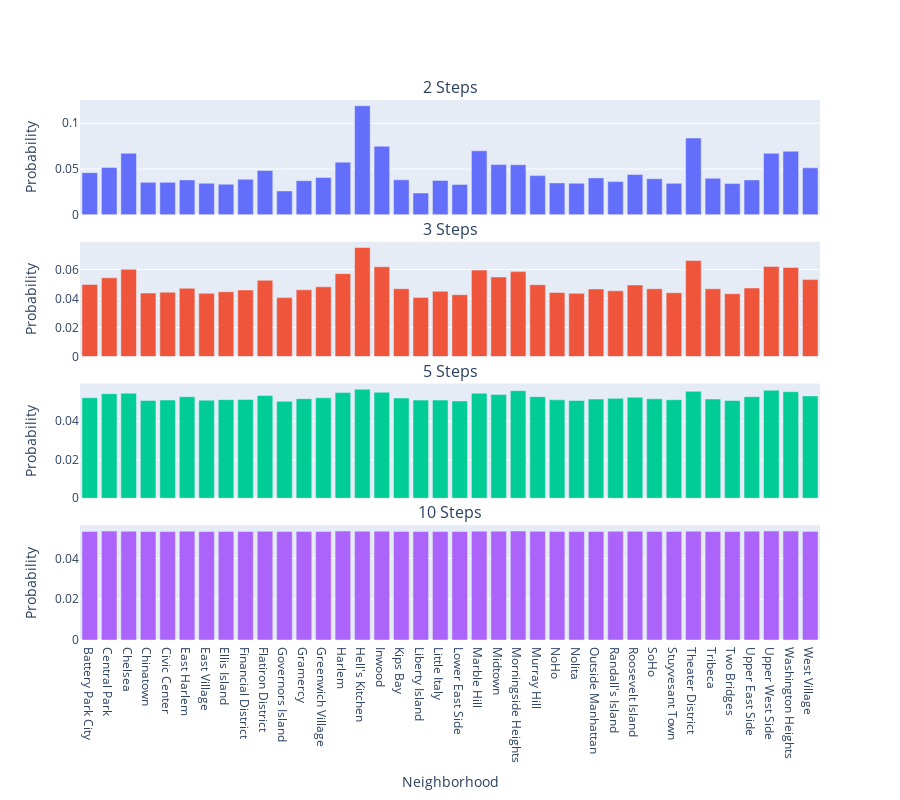

The cell this chart's notebook holds for it:
### Code cell
from plotly.subplots import make_subplots
import plotly.graph_objects as go

# Create subplots with shared x-axis
fig = make_subplots(
    rows=4, cols=1,
    shared_xaxes=True,
    shared_yaxes=True,
    subplot_titles=("2 Steps", "3 Steps", "5 Steps", "10 Steps"),
    vertical_spacing=0.05
)

# Add each bar chart as a subplot
fig.add_trace(
    go.Bar(x=transition_prob_matrix.columns.values, y=two_steps, name="2 Steps"),
    row=1, col=1
)

fig.add_trace(
    go.Bar(x=transition_prob_matrix.columns.values, y=three_steps, name="3 Steps"),
    row=2, col=1
)

fig.add_trace(
    go.Bar(x=transition_prob_matrix.columns.values, y=five_steps, name="5 Steps"),
    row=3, col=1
)

fig.add_trace(
    go.Bar(x=transition_prob_matrix.columns.values, y=ten_steps, name="10 Steps"),
    row=4, col=1
)

# Update layout
fig.update_xaxes(title_text="Neighborhood", row=4, col=1)
fig.update_yaxes(title_text="Probability")
fig.update_layout(height=800, showlegend=False)

fig.show()

### Figure 1 — Plotly figure (JSON) as saved in the notebook; plotly's stock layout.template omitted (floating-point values rounded to 4 significant figures)
{"data": [{"name": "2 Steps", "type": "bar", "x": ["Battery Park City", "Central Park", "Chelsea", "Chinatown", "Civic Center", "East Harlem", "East Village", "Ellis Island", "Financial District", "Flatiron District", "Governors Island", "Gramercy", "Greenwich Village", "Harlem", "Hell's Kitchen", "Inwood", "Kips Bay", "Liberty Island", "Little Italy", "Lower East Side", "Marble Hill", "Midtown", "Morningside Heights", "Murray Hill", "NoHo", "Nolita", "Outside Manhattan", "Randall's Island", "Roosevelt Island", "SoHo", "Stuyvesant Town", "Theater District", "Tribeca", "Two Bridges", "Upper East Side", "Upper West Side", "Washington Heights", "West Village"], "xaxis": "x", "y": [0.04605, 0.05159, 0.06726, 0.0354, 0.03546, 0.03809, 0.03441, 0.03338, 0.03881, 0.04837, 0.02602, 0.03722, 0.04077, 0.05749, 0.1192, 0.0749, 0.0382, 0.02378, 0.03747, 0.03311, 0.06991, 0.05484, 0.05469, 0.0428, 0.03482, 0.03444, 0.04031, 0.03625, 0.04397, 0.03936, 0.03436, 0.08389, 0.03987, 0.03407, 0.03805, 0.06717, 0.06945, 0.05131], "yaxis": "y"}, {"name": "3 Steps", "type": "bar", "x": ["Battery Park City", "Central Park", "Chelsea", "Chinatown", "Civic Center", "East Harlem", "East Village", "Ellis Island", "Financial District", "Flatiron District", "Governors Island", "Gramercy", "Greenwich Village", "Harlem", "Hell's Kitchen", "Inwood", "Kips Bay", "Liberty Island", "Little Italy", "Lower East Side", "Marble Hill", "Midtown", "Morningside Heights", "Murray Hill", "NoHo", "Nolita", "Outside Manhattan", "Randall's Island", "Roosevelt Island", "SoHo", "Stuyvesant Town", "Theater District", "Tribeca", "Two Bridges", "Upper East Side", "Upper West Side", "Washington Heights", "West Village"], "xaxis": "x2", "y": [0.04967, 0.05425, 0.06015, 0.04379, 0.04435, 0.04705, 0.04361, 0.04465, 0.04587, 0.05258, 0.04062, 0.04598, 0.04806, 0.05717, 0.0752, 0.06191, 0.04676, 0.04077, 0.04493, 0.04265, 0.05961, 0.05488, 0.05855, 0.04952, 0.04415, 0.04358, 0.04662, 0.04529, 0.04934, 0.04672, 0.04399, 0.06618, 0.0467, 0.0433, 0.04725, 0.06216, 0.06145, 0.05305], "yaxis": "y2"}, {"name": "5 Steps", "type": "bar", "x": ["Battery Park City", "Central Park", "Chelsea", "Chinatown", "Civic Center", "East Harlem", "East Village", "Ellis Island", "Financial District", "Flatiron District", "Governors Island", "Gramercy", "Greenwich Village", "Harlem", "Hell's Kitchen", "Inwood", "Kips Bay", "Liberty Island", "Little Italy", "Lower East Side", "Marble Hill", "Midtown", "Morningside Heights", "Murray Hill", "NoHo", "Nolita", "Outside Manhattan", "Randall's Island", "Roosevelt Island", "SoHo", "Stuyvesant Town", "Theater District", "Tribeca", "Two Bridges", "Upper East Side", "Upper West Side", "Washington Heights", "West Village"], "xaxis": "x3", "y": [0.05214, 0.05427, 0.0545, 0.05072, 0.05096, 0.05271, 0.05091, 0.05117, 0.05128, 0.05331, 0.05033, 0.05171, 0.05215, 0.05483, 0.05658, 0.05501, 0.05202, 0.05096, 0.05096, 0.05049, 0.0545, 0.05382, 0.05584, 0.05273, 0.05109, 0.05077, 0.05148, 0.05185, 0.05244, 0.05163, 0.05113, 0.0555, 0.0515, 0.05071, 0.05271, 0.05605, 0.05531, 0.0531], "yaxis": "y3"}, {"name": "10 Steps", "type": "bar", "x": ["Battery Park City", "Central Park", "Chelsea", "Chinatown", "Civic Center", "East Harlem", "East Village", "Ellis Island", "Financial District", "Flatiron District", "Governors Island", "Gramercy", "Greenwich Village", "Harlem", "Hell's Kitchen", "Inwood", "Kips Bay", "Liberty Island", "Little Italy", "Lower East Side", "Marble Hill", "Midtown", "Morningside Heights", "Murray Hill", "NoHo", "Nolita", "Outside Manhattan", "Randall's Island", "Roosevelt Island", "SoHo", "Stuyvesant Town", "Theater District", "Tribeca", "Two Bridges", "Upper East Side", "Upper West Side", "Washington Heights", "West Village"], "xaxis": "x4", "y": [0.05323, 0.05342, 0.05331, 0.0532, 0.0532, 0.05339, 0.05322, 0.05323, 0.05322, 0.05329, 0.05317, 0.05325, 0.05325, 0.05342, 0.05339, 0.05338, 0.05327, 0.0532, 0.0532, 0.05319, 0.05336, 0.05335, 0.05347, 0.0533, 0.05322, 0.05319, 0.05324, 0.05332, 0.05329, 0.05322, 0.05323, 0.05337, 0.05321, 0.0532, 0.05337, 0.05346, 0.05341, 0.05326], "yaxis": "y4"}], "layout": {"annotations": [{"font": {"size": 16}, "showarrow": false, "text": "2 Steps", "x": 0.5, "xanchor": "center", "xref": "paper", "y": 1, "yanchor": "bottom", "yref": "paper"}, {"font": {"size": 16}, "showarrow": false, "text": "3 Steps", "x": 0.5, "xanchor": "center", "xref": "paper", "y": 0.7375, "yanchor": "bottom", "yref": "paper"}, {"font": {"size": 16}, "showarrow": false, "text": "5 Steps", "x": 0.5, "xanchor": "center", "xref": "paper", "y": 0.475, "yanchor": "bottom", "yref": "paper"}, {"font": {"size": 16}, "showarrow": false, "text": "10 Steps", "x": 0.5, "xanchor": "center", "xref": "paper", "y": 0.2125, "yanchor": "bottom", "yref": "paper"}], "height": 800, "showlegend": false, "xaxis": {"anchor": "y", "domain": [0, 1], "matches": "x4", "showticklabels": false}, "xaxis2": {"anchor": "y2", "domain": [0, 1], "matches": "x4", "showticklabels": false}, "xaxis3": {"anchor": "y3", "domain": [0, 1], "matches": "x4", "showticklabels": false}, "xaxis4": {"anchor": "y4", "domain": [0, 1], "title": {"text": "Neighborhood"}}, "yaxis": {"anchor": "x", "domain": [0.7875, 1], "title": {"text": "Probability"}}, "yaxis2": {"anchor": "x2", "domain": [0.525, 0.7375], "title": {"text": "Probability"}}, "yaxis3": {"anchor": "x3", "domain": [0.2625, 0.475], "title": {"text": "Probability"}}, "yaxis4": {"anchor": "x4", "domain": [0, 0.2125], "title": {"text": "Probability"}}}}
